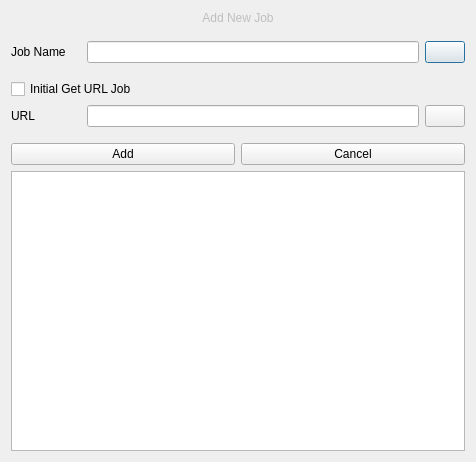
<?xml version="1.0" encoding="UTF-8"?>
<ui version="4.0">
 <class>NewJobDialog</class>
 <widget class="QDialog" name="NewJobDialog">
  <property name="geometry">
   <rect>
    <x>0</x>
    <y>0</y>
    <width>476</width>
    <height>462</height>
   </rect>
  </property>
  <property name="windowTitle">
   <string>Dialog</string>
  </property>
  <layout class="QVBoxLayout" name="verticalLayout_2">
   <item>
    <widget class="QLabel" name="newJobStatusLabel">
     <property name="enabled">
      <bool>false</bool>
     </property>
     <property name="maximumSize">
      <size>
       <width>16777215</width>
       <height>20</height>
      </size>
     </property>
     <property name="text">
      <string>Add New Job</string>
     </property>
     <property name="alignment">
      <set>Qt::AlignCenter</set>
     </property>
    </widget>
   </item>
   <item>
    <spacer name="verticalSpacer">
     <property name="orientation">
      <enum>Qt::Vertical</enum>
     </property>
     <property name="sizeType">
      <enum>QSizePolicy::Fixed</enum>
     </property>
     <property name="sizeHint" stdset="0">
      <size>
       <width>20</width>
       <height>10</height>
      </size>
     </property>
    </spacer>
   </item>
   <item>
    <layout class="QHBoxLayout" name="horizontalLayout">
     <item>
      <widget class="QLabel" name="label">
       <property name="minimumSize">
        <size>
         <width>70</width>
         <height>0</height>
        </size>
       </property>
       <property name="text">
        <string>Job Name</string>
       </property>
      </widget>
     </item>
     <item>
      <widget class="QLineEdit" name="jobNameField"/>
     </item>
     <item>
      <widget class="QPushButton" name="eraseJobName">
       <property name="text">
        <string/>
       </property>
       <property name="icon">
        <iconset>
         <normaloff>../resources/clear.svg</normaloff>../resources/clear.svg</iconset>
       </property>
      </widget>
     </item>
    </layout>
   </item>
   <item>
    <spacer name="verticalSpacer_3">
     <property name="orientation">
      <enum>Qt::Vertical</enum>
     </property>
     <property name="sizeType">
      <enum>QSizePolicy::Fixed</enum>
     </property>
     <property name="sizeHint" stdset="0">
      <size>
       <width>20</width>
       <height>10</height>
      </size>
     </property>
    </spacer>
   </item>
   <item>
    <layout class="QVBoxLayout" name="verticalLayout">
     <item>
      <widget class="QCheckBox" name="initialJobCheckBox">
       <property name="text">
        <string>Initial Get URL Job</string>
       </property>
      </widget>
     </item>
     <item>
      <layout class="QHBoxLayout" name="horizontalLayout_2">
       <item>
        <widget class="QLabel" name="urlLabel">
         <property name="minimumSize">
          <size>
           <width>70</width>
           <height>0</height>
          </size>
         </property>
         <property name="text">
          <string>URL</string>
         </property>
        </widget>
       </item>
       <item>
        <widget class="QLineEdit" name="urlField"/>
       </item>
       <item>
        <widget class="QPushButton" name="eraseUrl">
         <property name="text">
          <string/>
         </property>
         <property name="icon">
          <iconset>
           <normaloff>../resources/clear.svg</normaloff>../resources/clear.svg</iconset>
         </property>
        </widget>
       </item>
      </layout>
     </item>
    </layout>
   </item>
   <item>
    <spacer name="verticalSpacer_2">
     <property name="orientation">
      <enum>Qt::Vertical</enum>
     </property>
     <property name="sizeType">
      <enum>QSizePolicy::Fixed</enum>
     </property>
     <property name="sizeHint" stdset="0">
      <size>
       <width>20</width>
       <height>10</height>
      </size>
     </property>
    </spacer>
   </item>
   <item>
    <layout class="QHBoxLayout" name="horizontalLayout_3">
     <item>
      <widget class="QPushButton" name="addButotn">
       <property name="text">
        <string>Add</string>
       </property>
      </widget>
     </item>
     <item>
      <widget class="QPushButton" name="cancelButton">
       <property name="text">
        <string>Cancel</string>
       </property>
      </widget>
     </item>
    </layout>
   </item>
   <item>
    <widget class="QTextBrowser" name="existJobsArea"/>
   </item>
  </layout>
 </widget>
 <resources/>
 <connections/>
</ui>
